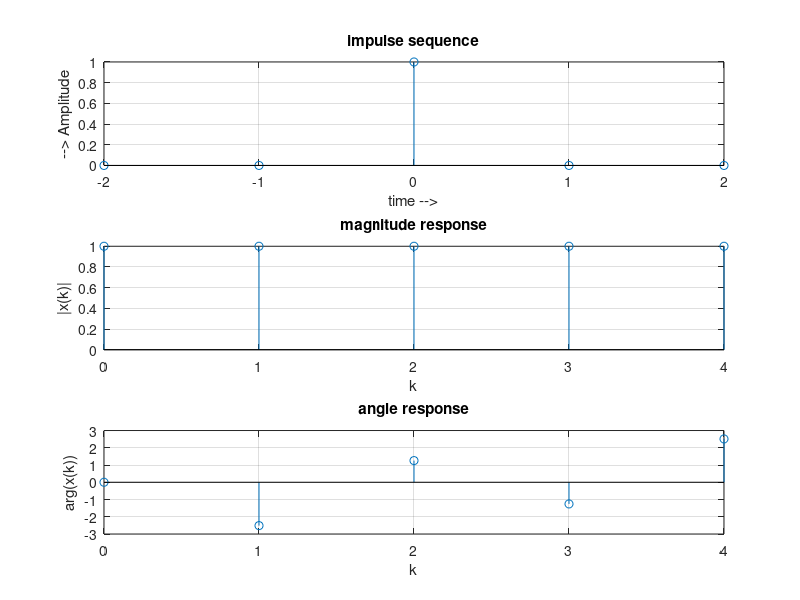

This figure's MATLAB source:
clc;
clear all;
close all;
%impulse sequence
t=-2:1:2;
y=[zeros(1,2) 1 zeros(1,2)];
subplot (3,1,1);
stem(t,y);
title('impulse sequence');
grid;
xlabel ('time -->');
ylabel ('--> Amplitude');
xn=y;
N=input('enter the length of the FFT sequence: ');
xk=fft(xn,N);
magxk=abs(xk);
angxk=angle(xk);
k=0:N-1;
subplot(3,1,2);
stem(k,magxk);
grid;
xlabel('k');
ylabel('|x(k)|');
title('magnitude response');
subplot(3,1,3);
stem(k,angxk);
disp(xk);
grid;
xlabel('k');
ylabel('arg(x(k))');
title('angle response');